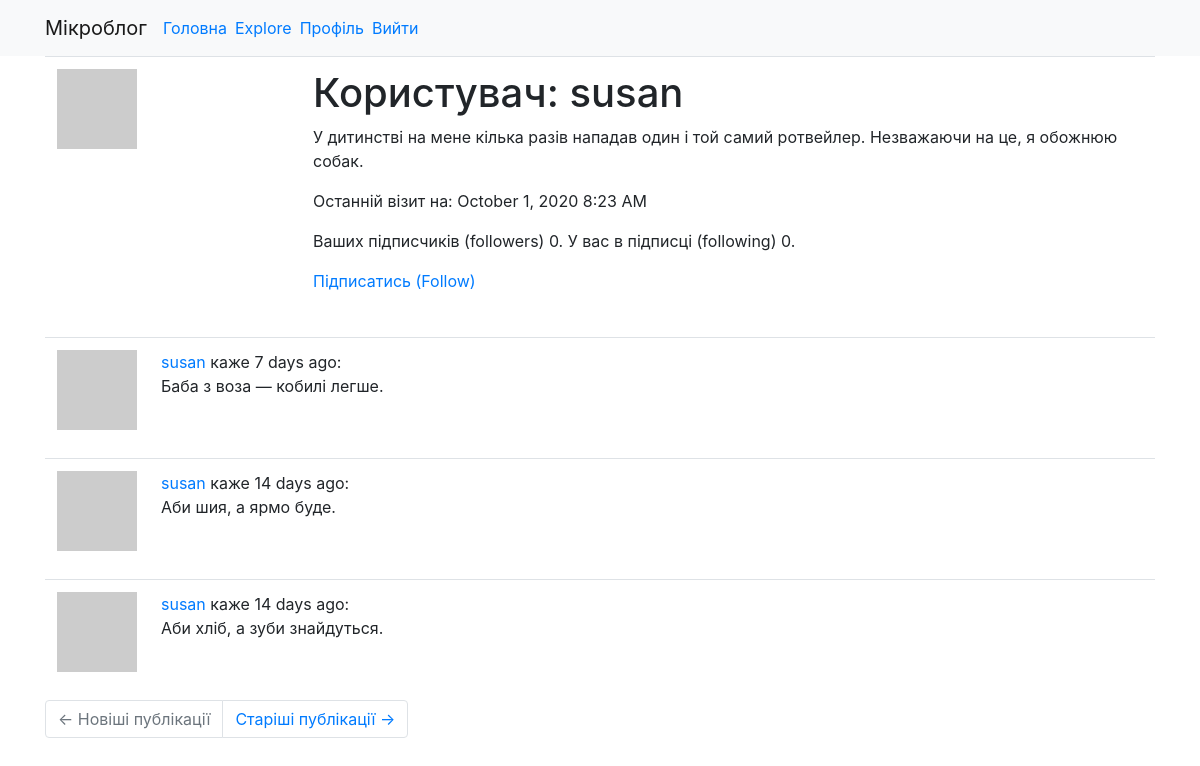
The page /user/susan (signed in) on the database as committed earlier.
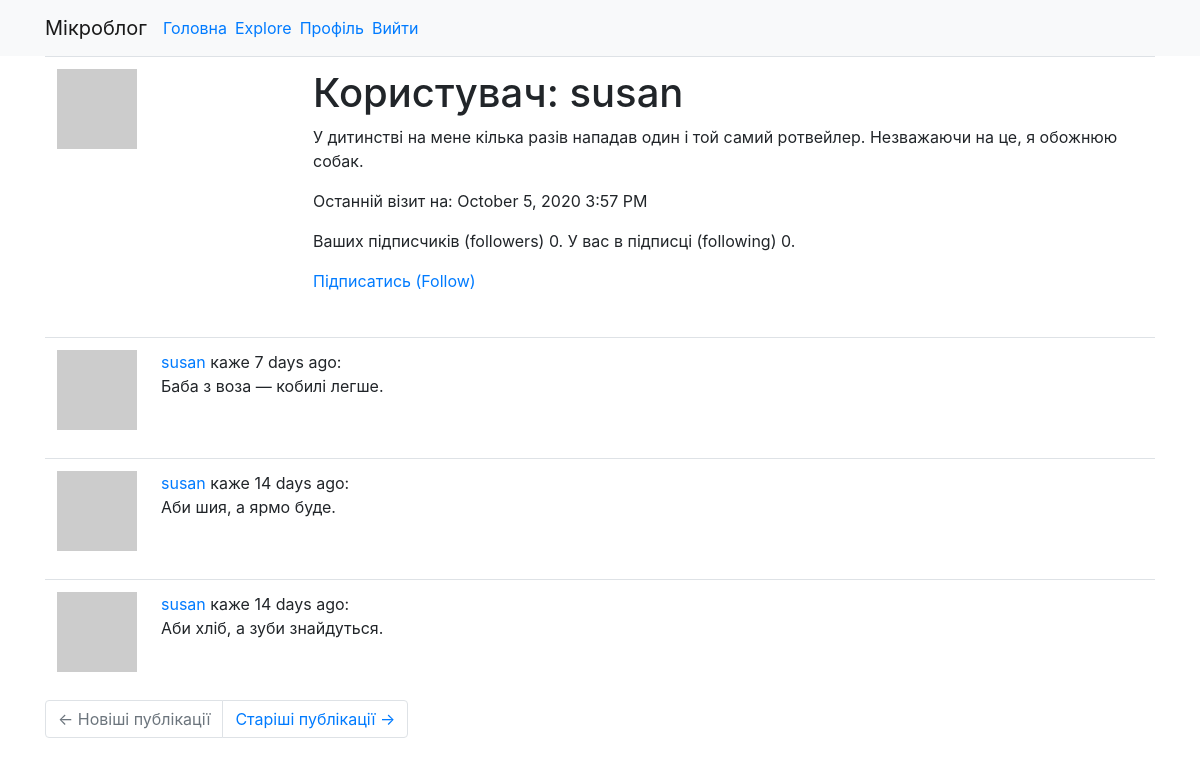
The same page on the database as committed later.
### app/models.py (models this page shows, shortened)
class User(UserMixin, db.Model):
    id = db.Column(db.Integer, primary_key=True)
    username = db.Column(db.String(64), index=True, unique=True)
    email = db.Column(db.String(120), index=True, unique=True)
    password_hash = db.Column(db.String(128))
    posts = db.relationship('Post', backref='author', lazy='dynamic')
    about_me = db.Column(db.String(140))
    last_seen = db.Column(db.DateTime, default=datetime.utcnow)
    followed = db.relationship(
        'User', secondary=followers,
        primaryjoin=(followers.c.follower_id == id),
        secondaryjoin=(followers.c.followed_id == id),
        backref=db.backref('followers', lazy='dynamic'), lazy='dynamic')
    def avatar(self, size):
        digest = md5(self.email.lower().encode('utf-8')).hexdigest()
        return f'https://www.gravatar.com/avatar/{digest}?d=identicon&s={size}'
    def is_following(self, user):
        return self.followed.filter(
            followers.c.followed_id == user.id).count() > 0

### app/main/routes.py (the view)
@bp.route('/user/<username>')
@login_required
def user(username):
    user = User.query.filter_by(username=username).first_or_404()
    page = request.args.get('page', 1, type=int)
    posts = user.posts.order_by(Post.timestamp.desc()).paginate(
        page, current_app.config['POSTS_PER_PAGE'], False)
    next_url = url_for('main.user', username=user.username, page=posts.next_num) \
        if posts.has_next else None
    prev_url = url_for('main.user', username=user.username, page=posts.prev_num) \
        if posts.has_prev else None
    return render_template('user.html', user=user, posts=posts.items, next_url=next_url, prev_url=prev_url)

### app/main/routes.py (called while the page is built)
@bp.before_app_request
def before_request():
    if current_user.is_authenticated:
        current_user.last_seen = datetime.utcnow()
        db.session.commit()

### app/models.py (called while the page is built)
@login.user_loader
def load_user(id):
    return User.query.get(int(id))

### app/templates/user.html
{% extends "base.html" %}
{% block content %}
<table class="table table-hover">
	<tr>
		<td width="256px"><img src="{{ user.avatar(256) }}"></td>
		<td>
			<h1>Користувач: {{ user.username }}</h1>
			{% if user.about_me %}<p>{{ user.about_me }}</p>{% endif %}
			{% if user.last_seen %}<p>Останній візит на: {{ moment(user.last_seen).format('LLL') }}</p>{%endif %}
			<p>Ваших підписчиків (followers) {{ user.followers.count() }}. У вас в підписці (following)
				{{ user.followed.count() }}.</p>
			{% if user == current_user %}
			<p><a href="{{ url_for('main.edit_profile') }}">Редагувати свій профіль</a></p>
			{% elif not current_user.is_following(user) %}
			<p><a href="{{ url_for('main.follow', username=user.username) }}">Підписатись (Follow)</a></p>
			{% else %}
			<p><a href="{{ url_for('main.unfollow', username=user.username) }}">Відписатись (Unfollow)</a></p>
			{% endif %}
		</td>
	</tr>
</table>
{% for post in posts %}
{% include '_post.html' %}
{% endfor %}
{% include 'page_navigation.html' %}
{% endblock %}

Rows that differ between the two databases and show on the page:
changed User "susan": last_seen "October 1, 2020 8:23 AM" → "October 5, 2020 3:57 PM"
